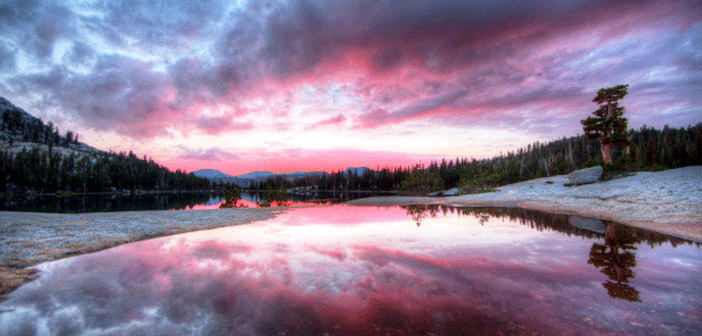
#> input picture gauss/gauss/goruntu.jpg, 702 x 336 px, found by its file name
$ python tuzbiber.py
#> lines starting #> are read from the running program, lines starting #| are printed output that depends on the picture
import cv2
import numpy as np


file_path = 'goruntu.jpg'
img = cv2.imread(file_path, cv2.IMREAD_GRAYSCALE)
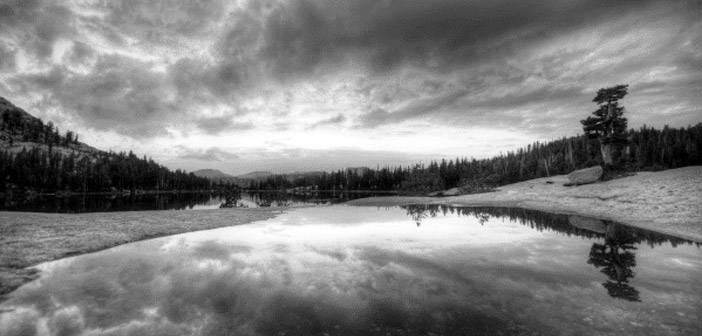
#> img: shape (336, 702); min 0, max 255, mean 129.1


def median_filter(img, size):
#> called with size = 3
    result = np.zeros_like(img, dtype=np.uint8)
    img = np.pad(img, (size // 2, size // 2), mode='constant')
#> img: shape (338, 704)

    rows, cols = img.shape
#> rows = 338; cols = 704

    for i in range(size // 2, rows - size // 2):
        for j in range(size // 2, cols - size // 2):
            neighbors = img[i - size // 2:i + size // 2 + 1, j - size // 2:j + size // 2 + 1].flatten()
            result[i - size // 2, j - size // 2] = np.median(neighbors)

    return result


def mean_filter(img, size):
#> called with size = 3
    result = np.zeros_like(img, dtype=np.uint8)
    img = np.pad(img, (size // 2, size // 2), mode='constant')

    rows, cols = img.shape
#> rows = 338; cols = 704

    for i in range(size // 2, rows - size // 2):
        for j in range(size // 2, cols - size // 2):
            neighbors = img[i - size // 2:i + size // 2 + 1, j - size // 2:j + size // 2 + 1].flatten()
            result[i - size // 2, j - size // 2] = int(np.mean(neighbors))

    return result


if img is None:
    print(f"Resim yüklenemedi: {file_path}")
    exit()


median_filtered_img = median_filter(img, size=3)
mean_filtered_img = mean_filter(img, size=3)


cv2.imshow('Gürültülü Resim', img)
cv2.imshow('Medyan Filtreli Resim', median_filtered_img)
cv2.imshow('Ortalama Filtreli Resim', mean_filtered_img)
cv2.waitKey(0)
cv2.destroyAllWindows()
